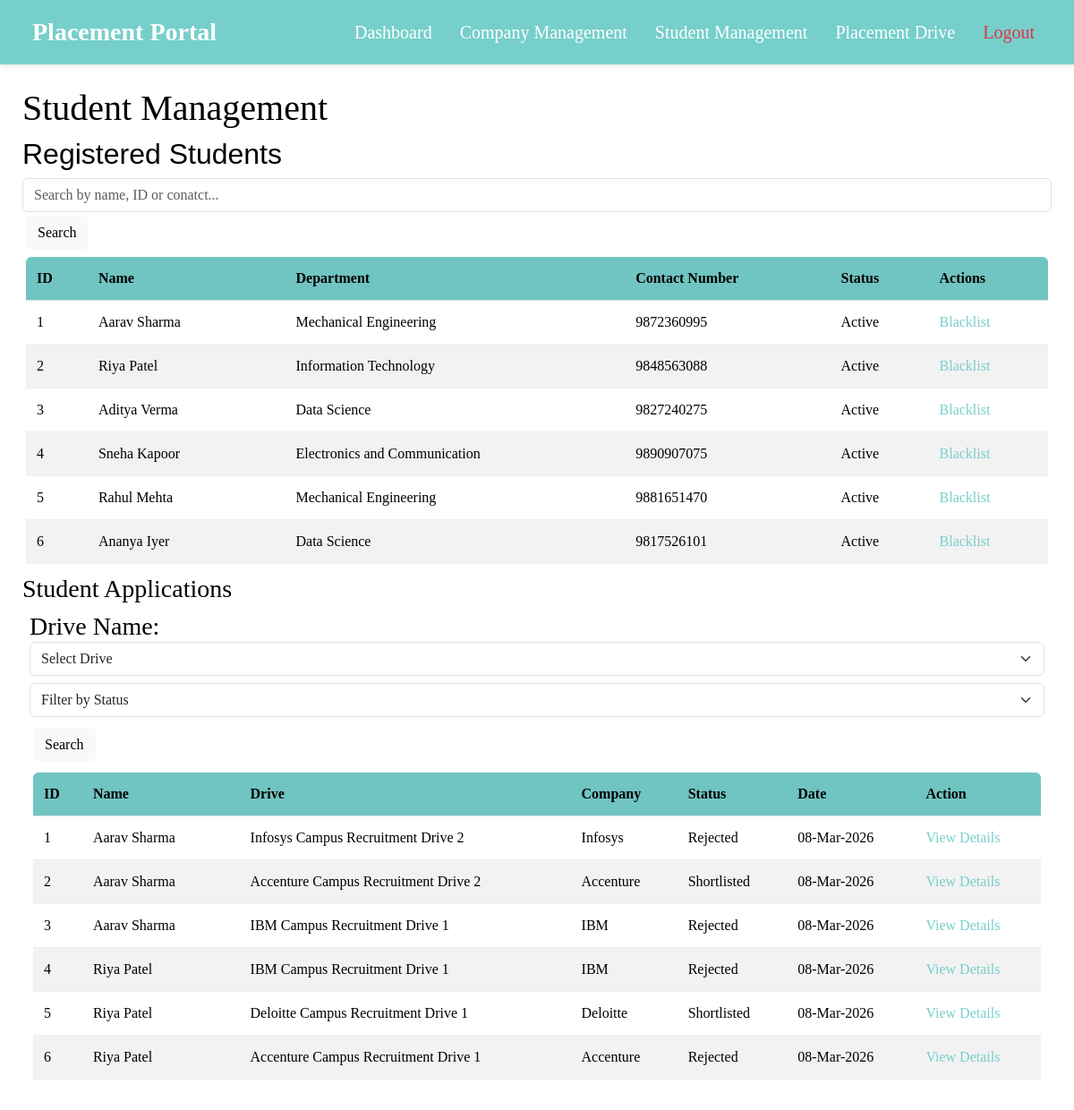
Page /admin/1/students (signed in) on the committed database.
### models.py (models this page shows)
class Student(db.Model):
    __tablename__ = "students"
    studentId = db.Column(db.Integer,autoincrement = True, primary_key = True )
    userId = db.Column(db.Integer, db.ForeignKey("users.userId"), nullable = False)
    name = db.Column(db.String, nullable = False)
    contactNumber = db.Column(db.Integer , nullable = False)
    department = db.Column(db.String, nullable = False)
    resume = db.Column(db.String, nullable = False)
    experience = db.Column(db.String, nullable = False)
    skills = db.Column(db.String, nullable = False)
    user = db.relationship('User', back_populates = "student")
    applications = db.relationship('Application', back_populates = "student", lazy = True, cascade = "all, delete-orphan")

class Application(db.Model):
    __tablename__ = "applications"
    applicationId = db.Column(db.Integer, autoincrement = True , primary_key = True)
    studentId = db.Column(db.Integer, db.ForeignKey("students.studentId"))
    jobId  = db.Column(db.Integer, db.ForeignKey("jobpositions.jobId"))
    status = db.Column(db.String, default = "Applied", nullable = False)
    appliedOn = db.Column(db.DateTime, default = datetime.utcnow)
    student = db.relationship('Student', back_populates = "applications")
    job = db.relationship('JobPosition', back_populates = 'applications')
    placement = db.relationship('Placement', back_populates = "application" , uselist = False, cascade = "all, delete-orphan")

class JobPosition(db.Model):
    __tablename__ = "jobpositions"
    jobId = db.Column(db.Integer, primary_key = True, autoincrement = True)
    companyId = db.Column(db.Integer, db.ForeignKey("companies.companyId"), nullable = False)
    driveName = db.Column(db.String, nullable = False)
    positionOpen= db.Column(db.String, nullable = False)
    description = db.Column(db.String, nullable = False)
    skillsRequired = db.Column(db.String, nullable = False)
    experienceRequired = db.Column(db.String, nullable = False)
    deadline = db.Column(db.DateTime, nullable = False)
    active = db.Column(db.Boolean, default = True, nullable = False)
    salary = db.Column(db.String, nullable = False)
    location = db.Column(db.String, nullable = False)
    company = db.relationship('Company', back_populates = "jobs")
    applications = db.relationship('Application', back_populates = 'job', lazy = True, cascade = "all, delete-orphan")

class Company(db.Model):
    __tablename__ = "companies"
    companyId = db.Column(db.Integer, autoincrement = True, primary_key = True)
    userId = db.Column(db.Integer, db.ForeignKey("users.userId"), nullable = False)
    companyName = db.Column(db.String, nullable = False)
    industry = db.Column(db.String, nullable = False)
    description = db.Column(db.String, nullable = False)
    companyEmail = db.Column(db.String,nullable = False)
    approved = db.Column(db.Boolean, default = False, nullable = False)
    jobs = db.relationship('JobPosition', back_populates = "company", lazy = True, cascade = "all, delete-orphan")
    user = db.relationship('User', back_populates = "company")

### app.py (the view, shortened to what this page needs)
@app.route('/admin/<int:adminId>/students', methods = ['GET','POST'])
@role_required('Admin')
def showStudents(adminId):
    drives = JobPosition.query.join(Company).filter(Company.approved == True).all()
    students = Student.query.all()
    applications = Application.query.all()
    selectedApplication = None
    viewAppId = request.args.get("viewAppId")
    if viewAppId:
        selectedApplication = Application.query.filter_by(applicationId = viewAppId).first()
    return render_template('./admin/students.html',drives = drives,adminId = adminId,applications=applications, selectedApplication = selectedApplication, students = students)

### app.py (called while the page is built)
@loginManager.user_loader
def load_user(userId):
    return db.session.get(User, int(userId))

def role_required(role):
    def wrapper(func):
        @wraps(func)
        @login_required
        def decorated_function(*args, **kwargs):
            if current_user.role != role:
                abort(403)
            if current_user.active != True:
                flash("Waiting Admin Approval!", "danger")
            return func(*args,**kwargs)
        return decorated_function
    return wrapper

### templates/admin/students.html (shortened to what this page needs)
<!DOCTYPE html>
<html>
    <head>
         <link href="https://cdn.jsdelivr.net/npm/bootstrap@5.3.3/dist/css/bootstrap.min.css" rel="stylesheet">
        <link rel="stylesheet" href="../../static/css/style.css">
    </head>
    <body>
    <nav class="navbar navbar-expand-lg px-4" style="background-color: var(--primary-teal);">
    <div class="container-fluid">
        <a class="navbar-brand text-white" href="{{ url_for('showAdminDash', adminId=adminId) }}">
            Placement Portal
        </a>
        <div class="collapse navbar-collapse" id="adminNavbar">
            <ul class="navbar-nav ms-auto">
                <li class="nav-item">
                    <a class="nav-link text-white" href="{{ url_for('showAdminDash', adminId=adminId) }}">Dashboard</a>
                </li>
                <li class="nav-item">
                    <a class="nav-link text-white" href="{{ url_for('showCompanies', adminId=adminId) }}">Company Management</a>
                </li>
                <li class="nav-item">
                    <a class="nav-link text-white" href="{{ url_for('showStudents', adminId=adminId) }}">Student Management</a>
                </li>
                <li class="nav-item">
                    <a class="nav-link text-white" href="{{ url_for('showDrives', adminId=adminId) }}">Placement Drive</a>
                </li>
                <li class="nav-item">
                    <a class="nav-link text-danger" href="{{ url_for('logout') }}">Logout</a>
                </li>
            </ul>
        </div>
    </div>
</nav>
    <div class ="content">
        <h1>Student Management</h1>
        <h2>Registered Students</h2>
        <form method="POST" action = "/admin/{{adminId}}/students">
            <input class="form-control" type="text" name="search" placeholder="Search by name, ID or conatct...">
            <button class="btn btn-light" type="submit">Search</button>
        </form>
        <div class="table-container">
        <table class = "table table-striped">
            <tr>
                <th>ID</th>
                <th>Name</th>
                <th>Department</th>
                <th>Contact Number</th>
                <th>Status</th>
                <th>Actions</th>
            </tr>
            {% for student in students %}
                <tr>
                    <td>{{ student.studentId }}</td>
                    <td>{{ student.name }}</td>
                    <td>{{ student.department }}</td>
                    <td> {{ student.contactNumber }}</td>
                    <td>
                        {% if student.user.active %}
                            Active
                        {% else %}
                            Blacklisted
                        {% endif %}
                    </td>
                    <td>
                    <a href="{{ url_for('togglestudent', userId = student.user.userId, adminId = adminId) }}">
                        {% if student.user.active %}
                            Blacklist
                        {% else %}
                            Activate
                        {% endif %}
                    </a>
                </td>
                </tr>
                {% endfor %}
        </table>
        </div>
        <h3>Student Applications</h3>
        <form class="mx-2 my-2" method = "POST" action = "/admin/{{ adminId }}/students">
                        <h3>Drive Name:
                            <select name="jobId" class="form-select mb-2" required>
                                <option value="" disabled selected>Select Drive</option>
                            </select>
                            <select name="statusVal" class="form-select mb-2">
                                            <option value="" disabled selected>Filter by Status</option>
                            </select>
                            <button class="btn btn-light" type="submit">Search</button>
                        </h3>
            <div class="table-container">
        <table class = "table table-striped">
            <tr>
                <th>ID</th>
                <th>Name</th>
                <th>Drive</th>
                <th>Company</th>
                <th>Status</th>
                <th>Date</th>
                <th>Action</th>
            </tr>
            {% for application in applications %}
            <tr>
                <td>{{ application.applicationId }}</td>
                <td>{{ application.student.name }}</td>
                <td>{{ application.job.driveName }}</td>
                <td>{{ application.job.company.companyName }}</td>
                <td>{{ application.status }}</td>
                <td>{{ application.appliedOn.strftime('%d-%b-%Y') }}</td>
                <td><a href = "{{url_for('showStudents', adminId = adminId, viewAppId = application.applicationId)}}">View Details</a></td>
            </tr>
            {% endfor %}
        </table>
        </div>
        </div>
    </body>
</html>

### static/css/style.css (style rules this page uses)
:root { --primary-teal: #76cfcb; --hover-purple: #ded5ff; --action-hover: #9b1aa0; --card-bg: rgb(227, 225, 250); --text-dark: #000000; --text-light: #ffffff; --border-radius-sm: 6px; --border-radius-lg: 12px; --nav-padding: 10px 20px; --transition-speed: 0.3s; --main-font: 'Times New Roman', Times, serif; --heading-font: 'Franklin Gothic Medium', 'Arial Narrow', Arial, sans-serif; }
body { font-family: var(--main-font); background-image: url('../images/background.png'); background-size: cover; background-position: center; background-attachment: fixed; color: var(--text-dark); }
.navbar { position: sticky; top: 0; z-index: 1030; box-shadow: 0 2px 6px rgba(0, 0, 0, 0.1); background-color: var(--primary-teal); padding: var(--nav-padding); }
.navbar-brand { color: var(--text-light); font-weight: bold; font-size: 28px; }
.nav-link { color: var(--text-light); margin-left: 15px; font-size: 20px; transition: color var(--transition-speed); }
.content { padding: 25px; }
.table-container { max-height: 350px; overflow-y: auto; border-radius: var(--border-radius-sm); margin: 4px; }
.table th { background-color: var(--primary-teal); color: var(--text-dark); font-weight: 600; padding: 12px; text-align: left; top: 0; position: sticky; z-index: 1000; }
.table td { padding: 12px; border-bottom: 1px solid #eee; }
.table a { color: var(--primary-teal); text-decoration: none; font-weight: 500; }
h2 { font-family: var(--heading-font); }
form button { padding: 2px; margin: 4px; }

### rows in the picture
Student: studentId "1", name "Aarav Sharma", department "Mechanical Engineering", contactNumber "9872360995", shows "Active", shows "Blacklist"
Student: studentId "2", name "Riya Patel", department "Information Technology", contactNumber "9848563088", shows "Active", shows "Blacklist"
Student: studentId "3", name "Aditya Verma", department "Data Science", contactNumber "9827240275", shows "Active", shows "Blacklist"
Student: studentId "4", name "Sneha Kapoor", department "Electronics and Communication", contactNumber "9890907075", shows "Active", shows "Blacklist"
Student: studentId "5", name "Rahul Mehta", department "Mechanical Engineering", contactNumber "9881651470", shows "Active", shows "Blacklist"
Student: studentId "6", name "Ananya Iyer", department "Data Science", contactNumber "9817526101", shows "Active", shows "Blacklist"
Application: applicationId "1", student.name "Aarav Sharma", job.driveName "Infosys Campus Recruitment Drive 2", job.company.companyName "Infosys", status "Rejected", appliedOn "08-Mar-2026"
Application: applicationId "2", student.name "Aarav Sharma", job.driveName "Accenture Campus Recruitment Drive 2", job.company.companyName "Accenture", status "Shortlisted", appliedOn "08-Mar-2026"
Application: applicationId "3", student.name "Aarav Sharma", job.driveName "IBM Campus Recruitment Drive 1", job.company.companyName "IBM", status "Rejected", appliedOn "08-Mar-2026"
Application: applicationId "4", student.name "Riya Patel", job.driveName "IBM Campus Recruitment Drive 1", job.company.companyName "IBM", status "Rejected", appliedOn "08-Mar-2026"
Application: applicationId "5", student.name "Riya Patel", job.driveName "Deloitte Campus Recruitment Drive 1", job.company.companyName "Deloitte", status "Shortlisted", appliedOn "08-Mar-2026"
Application: applicationId "6", student.name "Riya Patel", job.driveName "Accenture Campus Recruitment Drive 1", job.company.companyName "Accenture", status "Rejected", appliedOn "08-Mar-2026"
